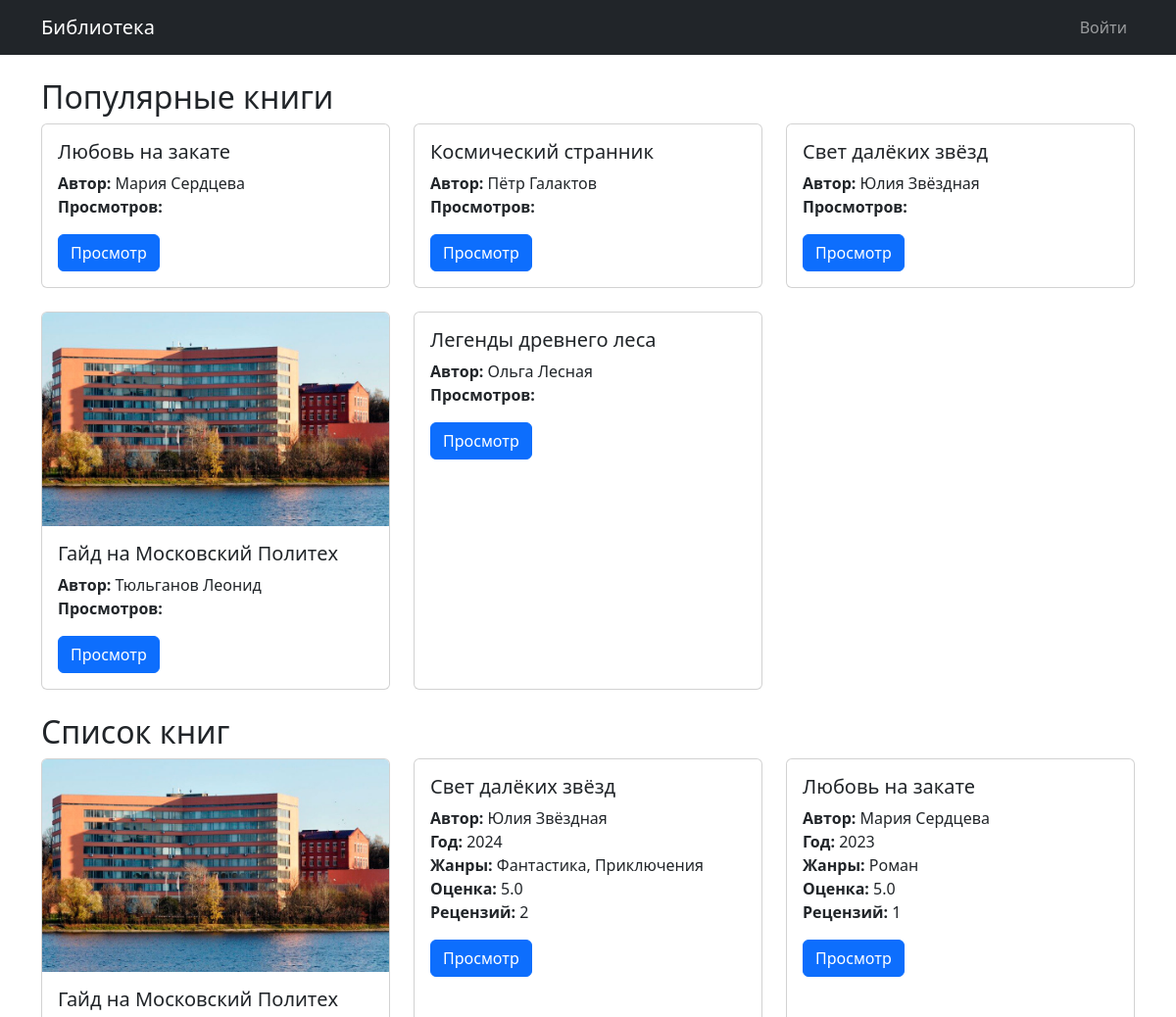
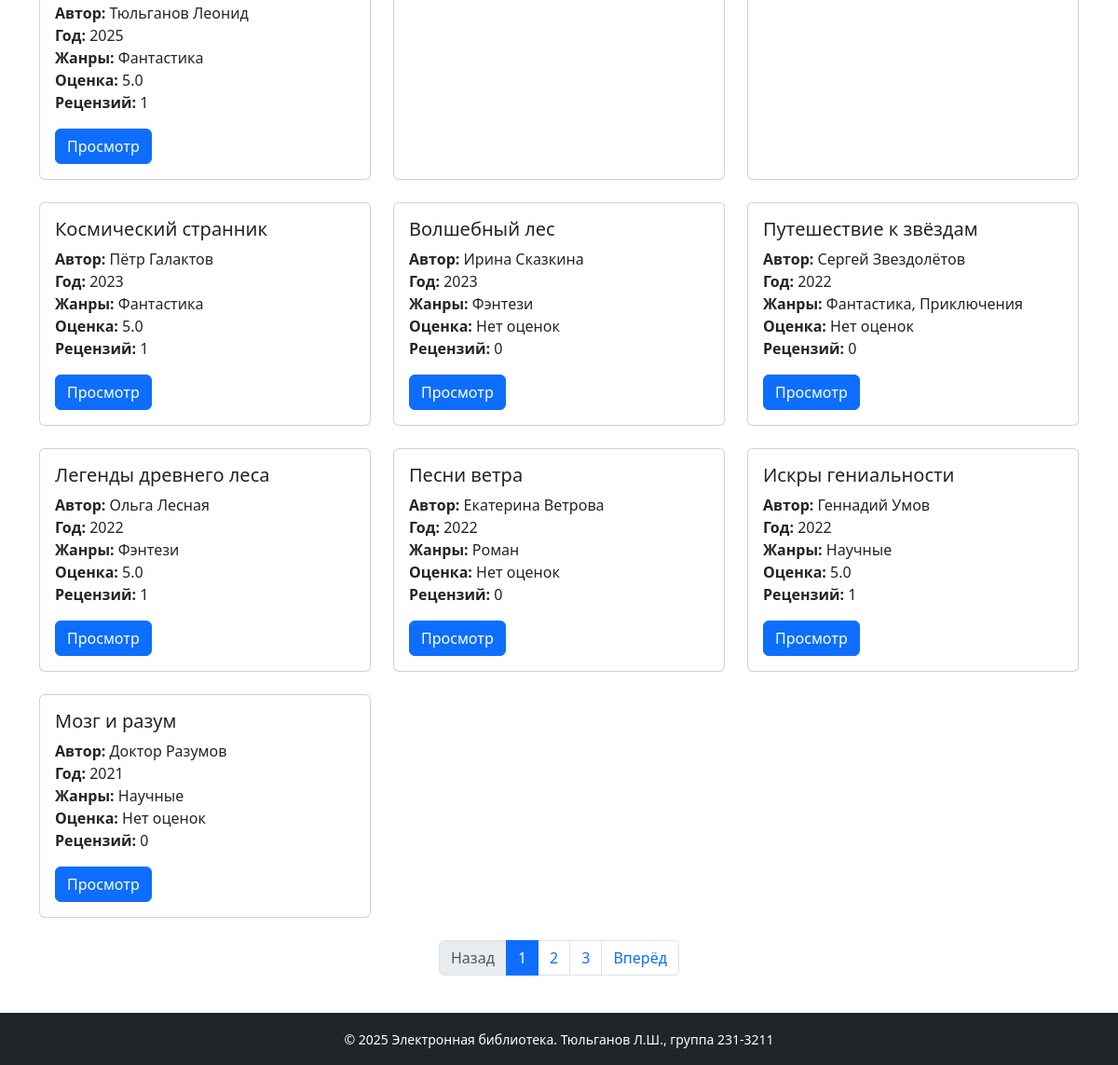
The page / on the database its author committed (2 pictures, top to bottom).
### models.py (models this page shows)
class Book(db.Model):
    id = db.Column(db.Integer, primary_key=True)
    title = db.Column(db.String(128), nullable=False)
    description = db.Column(db.Text, nullable=False)
    year = db.Column(db.Integer, nullable=False)
    publisher = db.Column(db.String(128), nullable=False)
    author = db.Column(db.String(128), nullable=False)
    pages = db.Column(db.Integer, nullable=False)
    genres = db.relationship('Genre', secondary=book_genres, back_populates='books')
    cover = db.relationship('Cover', backref='book', uselist=False, cascade="all, delete")
    reviews = db.relationship('Review', backref='book', cascade="all, delete")
    view_history = db.relationship('ViewHistory', backref='book', cascade="all, delete")
    def average_rating(self):
        if not self.reviews:
            return None
        return round(sum(r.rating for r in self.reviews) / len(self.reviews), 2)

class Cover(db.Model):
    id = db.Column(db.Integer, primary_key=True)
    filename = db.Column(db.String(128), nullable=False)
    mimetype = db.Column(db.String(64), nullable=False)
    md5_hash = db.Column(db.String(64), nullable=False)
    book_id = db.Column(db.Integer, db.ForeignKey('book.id', ondelete='CASCADE'), nullable=False)

class Review(db.Model):
    id = db.Column(db.Integer, primary_key=True)
    book_id = db.Column(db.Integer, db.ForeignKey('book.id', ondelete='CASCADE'), nullable=False)
    user_id = db.Column(db.Integer, db.ForeignKey('user.id', ondelete='CASCADE'), nullable=False)
    rating = db.Column(db.Integer, nullable=False)
    text = db.Column(db.Text, nullable=False)
    timestamp = db.Column(db.DateTime, default=datetime.utcnow, nullable=False)

### app.py (the view)
@app.route('/')
@app.route('/page/<int:page>')
def index(page=1):
    per_page = 10
    books = Book.query.order_by(Book.year.desc()).paginate(page=page, per_page=per_page)
    three_months_ago = datetime.utcnow() - timedelta(days=90)
    popular_books = (
        db.session.query(Book, func.count(ViewHistory.id).label('view_count'))
        .join(ViewHistory)
        .filter(ViewHistory.timestamp >= three_months_ago)
        .group_by(Book.id)
        .order_by(func.count(ViewHistory.id).desc())
        .limit(5)
        .all()
    )
    popular_books = [book for book, view_count in popular_books]
    session_id = request.cookies.get('session_id', str(uuid.uuid4()))
    recent_books = (
        db.session.query(Book)
        .join(ViewHistory)
        .filter(ViewHistory.session_id == session_id)
        .order_by(ViewHistory.timestamp.desc())
        .limit(5)
        .all()
    )
    resp = make_response(render_template('index.html', books=books, popular_books=popular_books, recent_books=recent_books))
    if not request.cookies.get('session_id'):
        resp.set_cookie('session_id', session_id, max_age=31536000)  # 1 year
    return resp

### templates/index.html (shortened to what this page needs)
{% extends "base.html" %}
{% block content %}
<h2>Популярные книги</h2>
{% if popular_books %}
<div class="row row-cols-1 row-cols-md-2 row-cols-lg-3 g-4 mb-4">
  {% for book in popular_books %}
  <div class="col">
    <div class="card h-100">
      {% if book.cover and book.cover.filename %}
      <img src="{{ url_for('static', filename='covers/' + book.cover.filename) }}" class="card-img-top" alt="Обложка">
      {% endif %}
      <div class="card-body">
        <h5 class="card-title">{{ book.title }}</h5>
        <p class="card-text">
          <strong>Автор:</strong> {{ book.author }}<br>
          <strong>Просмотров:</strong> {{ book.view_count }}<br>
        </p>
        <a href="{{ url_for('view_book', book_id=book.id) }}" class="btn btn-primary">Просмотр</a>
      </div>
    </div>
  </div>
  {% endfor %}
</div>
{% else %}
<p>Нет популярных книг.</p>
{% endif %}
<h2>Список книг</h2>
<div class="row row-cols-1 row-cols-md-2 row-cols-lg-3 g-4">
  {% for book in books.items %}
  <div class="col">
    <div class="card h-100">
      {% if book.cover and book.cover.filename %}
      <img src="{{ url_for('static', filename='covers/' + book.cover.filename) }}" class="card-img-top" alt="Обложка">
      {% endif %}
      <div class="card-body">
        <h5 class="card-title">{{ book.title }}</h5>
        <p class="card-text">
          <strong>Автор:</strong> {{ book.author }}<br>
          <strong>Год:</strong> {{ book.year }}<br>
          <strong>Жанры:</strong> {{ book.genres | map(attribute='name') | join(', ') }}<br>
          <strong>Оценка:</strong> {{ book.average_rating() or 'Нет оценок' }}<br>
          <strong>Рецензий:</strong> {{ book.reviews | length }}
        </p>
        <div class="d-flex justify-content-between">
          <a href="{{ url_for('view_book', book_id=book.id) }}" class="btn btn-primary">Просмотр</a>
        </div>
      </div>
    </div>
  </div>
  {% endfor %}
</div>
<nav aria-label="Page navigation" class="mt-4">
  <ul class="pagination justify-content-center">
    {% if books.has_prev %}
      <li class="page-item">
        <a class="page-link" href="{{ url_for('index', page=books.prev_num) }}">Назад</a>
      </li>
    {% else %}
      <li class="page-item disabled"><span class="page-link">Назад</span></li>
    {% endif %}
    {% for page_num in books.iter_pages() %}
      {% if page_num %}
        {% if page_num == books.page %}
          <li class="page-item active"><span class="page-link">{{ page_num }}</span></li>
        {% else %}
          <li class="page-item"><a class="page-link" href="{{ url_for('index', page=page_num) }}">{{ page_num }}</a></li>
        {% endif %}
      {% else %}
        <li class="page-item disabled"><span class="page-link">...</span></li>
      {% endif %}
    {% endfor %}
    {% if books.has_next %}
      <li class="page-item">
        <a class="page-link" href="{{ url_for('index', page=books.next_num) }}">Вперёд</a>
      </li>
    {% else %}
      <li class="page-item disabled"><span class="page-link">Вперёд</span></li>
    {% endif %}
  </ul>
</nav>
{% endblock %}

### templates/base.html (shortened to what this page needs)
<!doctype html>
<html lang="ru">
<head>
  <link href="https://cdn.jsdelivr.net/npm/bootstrap@5.3.0/dist/css/bootstrap.min.css" rel="stylesheet">
</head>
<body class="d-flex flex-column min-vh-100">
<nav class="navbar navbar-expand-lg navbar-dark bg-dark mb-4">
  <div class="container">
    <a class="navbar-brand" href="{{ url_for('index') }}">Библиотека</a>
    <div class="collapse navbar-collapse" id="navbarNav">
      <ul class="navbar-nav ms-auto">
        {% if current_user.is_authenticated %}
          {% if current_user.role and current_user.role.name == 'Администратор' %}
          <li class="nav-item">
            <a class="nav-link" href="{{ url_for('statistics') }}">Статистика</a>
          </li>
          {% endif %}
          <li class="nav-item">
            <span class="nav-link">{{ current_user.full_name() }}</span>
          </li>
          <li class="nav-item">
            <a class="nav-link" href="{{ url_for('logout') }}">Выйти</a>
          </li>
        {% else %}
          <li class="nav-item">
            <a class="nav-link" href="{{ url_for('login') }}">Войти</a>
          </li>
        {% endif %}
      </ul>
    </div>
  </div>
</nav>
<div class="container mb-4 flex-grow-1">
  {% block content %}{% endblock %}
</div>
<footer class="bg-dark text-white mt-auto py-3">
  <div class="container text-center">
    <small>© 2025 Электронная библиотека. Тюльганов Л.Ш., группа 231-3211</small>
  </div>
</footer>
</body>
</html>

### rows shown on the page
Book: title "Любовь на закате", author "Мария Сердцева", year "2023", genres|map "Роман", rating "5.0", reviews|length "1"
Book: title "Космический странник", author "Пётр Галактов", year "2023", genres|map "Фантастика", rating "5.0", reviews|length "1"
Book: title "Свет далёких звёзд", author "Юлия Звёздная", year "2024", genres|map "Фантастика, Приключения", rating "5.0", reviews|length "2"
Book: filename (picture), title "Гайд на Московский Политех", author "Тюльганов Леонид", year "2025", genres|map "Фантастика", rating "5.0", reviews|length "1"
Book: title "Легенды древнего леса", author "Ольга Лесная", year "2022", genres|map "Фэнтези", rating "5.0", reviews|length "1"
Book: title "Волшебный лес", author "Ирина Сказкина", year "2023", genres|map "Фэнтези", book "Нет оценок", reviews|length "0"
Book: title "Путешествие к звёздам", author "Сергей Звездолётов", year "2022", genres|map "Фантастика, Приключения", book "Нет оценок", reviews|length "0"
Book: title "Песни ветра", author "Екатерина Ветрова", year "2022", genres|map "Роман", book "Нет оценок", reviews|length "0"
Book: title "Искры гениальности", author "Геннадий Умов", year "2022", genres|map "Научные", rating "5.0", reviews|length "1"
Book: title "Мозг и разум", author "Доктор Разумов", year "2021", genres|map "Научные", book "Нет оценок", reviews|length "0"

### other values the page prints
{{ page_num }} "1"
{{ page_num }} "2" "3"
